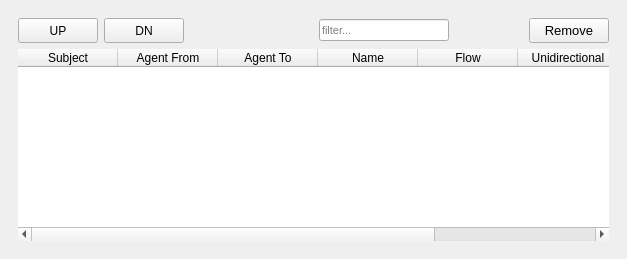
  <widget class="QDockWidget" name="dockWidget_5">
   <property name="sizePolicy">
    <sizepolicy hsizetype="Expanding" vsizetype="Expanding">
     <horstretch>0</horstretch>
     <verstretch>0</verstretch>
    </sizepolicy>
   </property>
   <property name="minimumSize">
    <size>
     <width>627</width>
     <height>148</height>
    </size>
   </property>
   <property name="maximumSize">
    <size>
     <width>1200</width>
     <height>800</height>
    </size>
   </property>
   <property name="floating">
    <bool>false</bool>
   </property>
   <property name="features">
    <set>QDockWidget::DockWidgetFloatable|QDockWidget::DockWidgetMovable</set>
   </property>
   <property name="windowTitle">
    <string>TRANSACTION LIST</string>
   </property>
   <attribute name="dockWidgetArea">
    <number>1</number>
   </attribute>
   <widget class="QWidget" name="dockWidgetContents_5">
    <layout class="QVBoxLayout" name="verticalLayout">
     <item>
      <widget class="QWidget" name="widget_3" native="true">
       <layout class="QGridLayout" name="gridLayout_6">
        <item row="0" column="1">
         <widget class="QPushButton" name="moveDnBtn">
          <property name="enabled">
           <bool>true</bool>
          </property>
          <property name="minimumSize">
           <size>
            <width>80</width>
            <height>25</height>
           </size>
          </property>
          <property name="toolTip">
           <string>move down</string>
          </property>
          <property name="styleSheet">
           <string notr="true">QPushButton:disabled{
background-color: rgb(245, 245, 245);
color:rgb(136, 136, 136);
}</string>
          </property>
          <property name="text">
           <string>DN</string>
          </property>
         </widget>
        </item>
        <item row="0" column="5">
         <spacer name="horizontalSpacer_8">
          <property name="orientation">
           <enum>Qt::Horizontal</enum>
          </property>
          <property name="sizeHint" stdset="0">
           <size>
            <width>30</width>
            <height>20</height>
           </size>
          </property>
         </spacer>
        </item>
        <item row="0" column="0">
         <widget class="QPushButton" name="moveUpBtn">
          <property name="enabled">
           <bool>true</bool>
          </property>
          <property name="minimumSize">
           <size>
            <width>80</width>
            <height>25</height>
           </size>
          </property>
          <property name="toolTip">
           <string>move up</string>
          </property>
          <property name="styleSheet">
           <string notr="true">QPushButton:disabled{
background-color: rgb(245, 245, 245);
color:rgb(136, 136, 136);
}</string>
          </property>
          <property name="text">
           <string>UP</string>
          </property>
         </widget>
        </item>
        <item row="0" column="2" colspan="2">
         <spacer name="horizontalSpacer_7">
          <property name="orientation">
           <enum>Qt::Horizontal</enum>
          </property>
          <property name="sizeType">
           <enum>QSizePolicy::Fixed</enum>
          </property>
          <property name="sizeHint" stdset="0">
           <size>
            <width>123</width>
            <height>20</height>
           </size>
          </property>
         </spacer>
        </item>
        <item row="0" column="9" colspan="4">
         <widget class="QPushButton" name="removeButton">
          <property name="minimumSize">
           <size>
            <width>80</width>
            <height>25</height>
           </size>
          </property>
          <property name="toolTip">
           <string>&lt;html&gt;&lt;head/&gt;&lt;body&gt;&lt;p&gt;Remove the curently selected transaction&lt;/p&gt;&lt;/body&gt;&lt;/html&gt;</string>
          </property>
          <property name="styleSheet">
           <string notr="true">font-size: 10pt;</string>
          </property>
          <property name="text">
           <string>  Remove  </string>
          </property>
         </widget>
        </item>
        <item row="3" column="0" colspan="13">
         <widget class="QTableWidget" name="transactionView">
          <property name="enabled">
           <bool>true</bool>
          </property>
          <property name="minimumSize">
           <size>
            <width>60</width>
            <height>50</height>
           </size>
          </property>
          <property name="baseSize">
           <size>
            <width>70</width>
            <height>40</height>
           </size>
          </property>
          <property name="autoFillBackground">
           <bool>true</bool>
          </property>
          <property name="styleSheet">
           <string notr="true"/>
          </property>
          <property name="frameShape">
           <enum>QFrame::NoFrame</enum>
          </property>
          <property name="frameShadow">
           <enum>QFrame::Plain</enum>
          </property>
          <property name="dragDropMode">
           <enum>QAbstractItemView::NoDragDrop</enum>
          </property>
          <property name="defaultDropAction">
           <enum>Qt::IgnoreAction</enum>
          </property>
          <property name="selectionMode">
           <enum>QAbstractItemView::SingleSelection</enum>
          </property>
          <property name="selectionBehavior">
           <enum>QAbstractItemView::SelectItems</enum>
          </property>
          <property name="showGrid">
           <bool>true</bool>
          </property>
          <property name="gridStyle">
           <enum>Qt::DotLine</enum>
          </property>
          <property name="sortingEnabled">
           <bool>false</bool>
          </property>
          <property name="columnCount">
           <number>7</number>
          </property>
          <attribute name="horizontalHeaderMinimumSectionSize">
           <number>100</number>
          </attribute>
          <attribute name="horizontalHeaderDefaultSectionSize">
           <number>100</number>
          </attribute>
          <attribute name="horizontalHeaderStretchLastSection">
           <bool>false</bool>
          </attribute>
          <attribute name="verticalHeaderVisible">
           <bool>false</bool>
          </attribute>
          <attribute name="verticalHeaderMinimumSectionSize">
           <number>25</number>
          </attribute>
          <attribute name="verticalHeaderDefaultSectionSize">
           <number>25</number>
          </attribute>
          <column>
           <property name="text">
            <string>Subject</string>
           </property>
           <property name="background">
            <color alpha="0">
             <red>255</red>
             <green>255</green>
             <blue>255</blue>
            </color>
           </property>
          </column>
          <column>
           <property name="text">
            <string>Agent From</string>
           </property>
          </column>
          <column>
           <property name="text">
            <string>Agent To</string>
           </property>
          </column>
          <column>
           <property name="text">
            <string>Name</string>
           </property>
          </column>
          <column>
           <property name="text">
            <string>Flow</string>
           </property>
          </column>
          <column>
           <property name="text">
            <string>Unidirectional</string>
           </property>
          </column>
          <column>
           <property name="text">
            <string>Quantity</string>
           </property>
          </column>
         </widget>
        </item>
        <item row="0" column="4">
         <widget class="QLineEdit" name="FilterlineEdit">
          <property name="minimumSize">
           <size>
            <width>130</width>
            <height>0</height>
           </size>
          </property>
          <property name="maximumSize">
           <size>
            <width>130</width>
            <height>16777215</height>
           </size>
          </property>
          <property name="styleSheet">
           <string notr="true">font-size:8pt;</string>
          </property>
          <property name="placeholderText">
           <string>filter...</string>
          </property>
         </widget>
        </item>
       </layout>
      </widget>
     </item>
    </layout>
   </widget>
  </widget>
